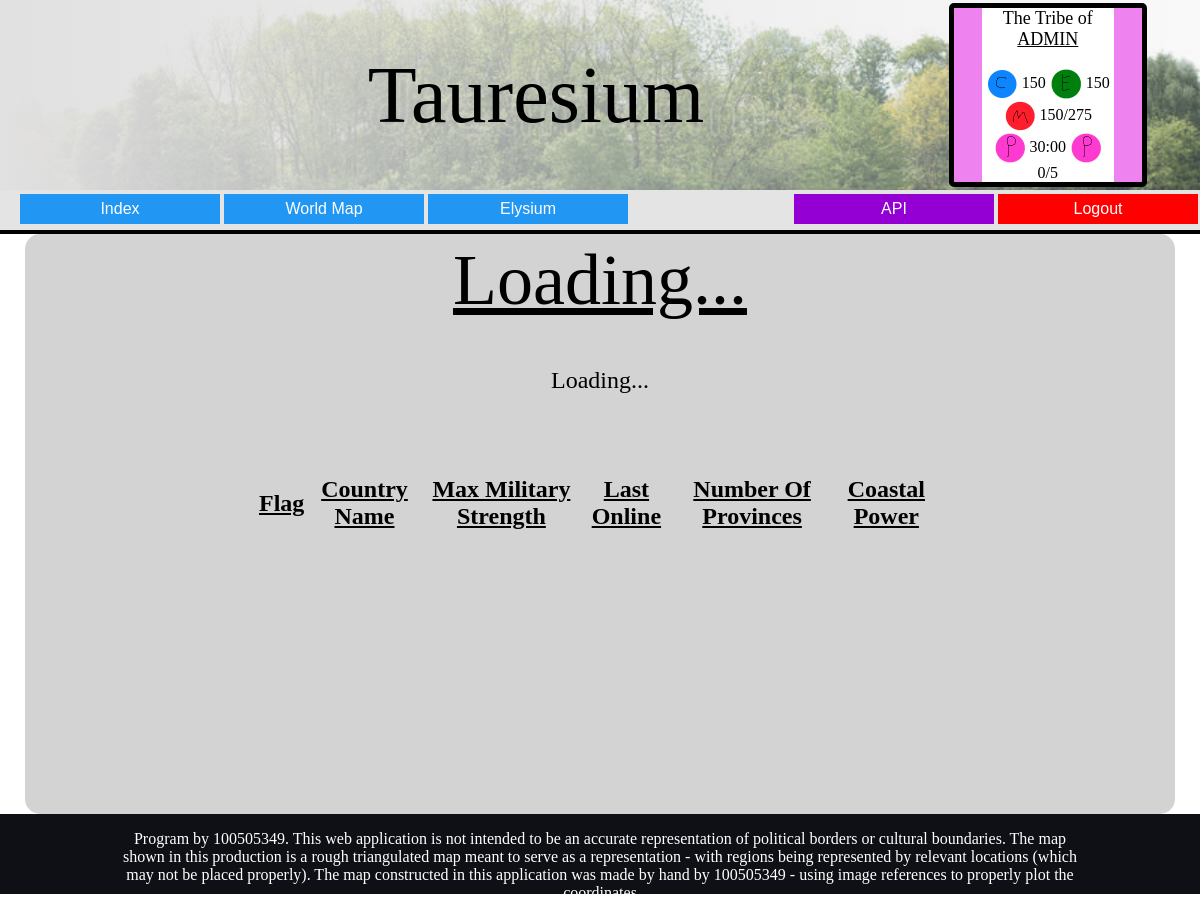
/SessionStats.php (signed in), run on the app's committed database.
### tables this page shows
CREATE TABLE players(
Country_Name varchar(50) PRIMARY KEY NOT NULL,
Hashed_Password varchar(64) NOT NULL,
Country_Type varchar(50) NOT NULL,  
Colour varchar(6) NOT NULL,
World_Code varchar(16) NOT NULL,  
Military_Influence int NOT NULL,
Military_Generation FLOAT NOT NULL,
Culture_Influence int NOT NULL,
Culture_Generation FLOAT NOT NULL,
Economic_Influence int NOT NULL,
Economic_Generation FLOAT NOT NULL,
Last_Event_Time DATETIME NOT NULL,
events_Stacked FLOAT NOT NULL,
Active_Event_ID int,  
Api_Key varchar(16) NOT NULL
);

CREATE TABLE worlds(
World_Code varchar(16) PRIMARY KEY NOT NULL,
World_Name varchar(20) NOT NULL,
MapType varchar(16) NOT NULL,
Speed int NOT NULL,
Capacity int NOT NULL
);

### Scripts/DBLoader.php (called while the page is built, shortened)
<?php
class Database{
	private $host  = 'localhost';
    private $user  = 'root';
    private $password   = "";
    private $database  = "tauresium";
    private $connectionData;
	private $milProvValue = 15;
    public function getConnection()
	{
		$conn = new mysqli($this->host, $this->user, $this->password, $this->database);
		if($conn->connect_error)
		{
			header("Location: ../ErrorPage.php?Error=Connection");
		}
		else
		{
			$this->connectionData = $conn;
			return $conn;
		}
    }
	public function getPlayerStats($PlayerIdentity)
	{
		$stmt = $this->connectionData->prepare("SELECT Country_Name,Country_Type,Colour,World_Code,Military_Influence,Culture_Influence,Economic_Influence,Events_Stacked,Last_Event_Time,Active_Event_ID FROM players WHERE Country_Name = ?;");
		$stmt->bind_param('s', $PlayerIdentity);
		$stmt->execute();
		$result = $stmt->get_result();
		$dataSet = $result->fetch_assoc();
		$stmt = $this->connectionData->prepare("SELECT Title FROM governmentTypes WHERE GovernmentForm = ?;");
		$stmt->bind_param('s', $dataSet['Country_Type']);
		$stmt->execute();
		$result = $stmt->get_result();
		$dataSet['Title'] = $result->fetch_assoc()['Title'];
		$dataSet['MilitaryCapacity'] = $this->GetPlayerMilCap($PlayerIdentity);
		$stmt = $this->connectionData->prepare("SELECT World_Name FROM worlds WHERE World_Code = ?;");
		$stmt->bind_param('s', $dataSet['World_Code']);
		$stmt->execute();
		$result = $stmt->get_result();
		$dataSet['World_Name'] = $result->fetch_assoc()['World_Name'];
		return $dataSet;
	}
	public function GetPlayerMilCap($country)
	{
		$stmt = $this->connectionData->prepare("SELECT (200 + (COUNT(Province_ID) * ?)) FROM province_Occupation WHERE province_Occupation.Country_Name = ?;");
		$stmt->bind_param('is', $this->milProvValue,$country);
		$stmt->execute();
		$result = $stmt->get_result();
		$milCap = $result->fetch_row()[0];
		$milCap = $milCap + $this->GetTotalBuildingMilCap($country);
		return $milCap;
	}
	public function GetTotalBuildingMilCap($player)
	{
		$stmt = $this->connectionData->prepare("SELECT Building_Column_1,Building_Column_2 FROM province_Occupation WHERE Country_Name = ?;");
		$stmt->bind_param('s', $player);
		$stmt->execute();
		$result = $stmt->get_result();
		$unformattedBuildings = $result->fetch_all(MYSQLI_NUM);
		$formattedBuildings = array();
		$bonusCapacity = 0;
		$formattedEntries = 0;
		for($i=0;$i<count($unformattedBuildings);$i++)
		{
			$formattedBuildings[$formattedEntries] = $unformattedBuildings[$i][0];
			$formattedEntries++;
			$formattedBuildings[$formattedEntries] = $unformattedBuildings[$i][1];
			$formattedEntries++;
			for($j=intval($unformattedBuildings[$i][0][1])-1;$j>=0;$j--)
			{
				$formattedBuildings[$formattedEntries] = $unformattedBuildings[$i][0][0] . $j;
				$formattedEntries++;
			}
			for($j=intval($unformattedBuildings[$i][1][1])-1;$j>=0;$j--)
			{
				$formattedBuildings[$formattedEntries] = $unformattedBuildings[$i][1][0] . $j;
				$formattedEntries++;
			}
		}
		for($i=0;$i<count($formattedBuildings);$i++)
		{
			$result = $this->connectionData->query("SELECT Bonus_Mil_Cap FROM buildings WHERE BuildingID = '" . $formattedBuildings[$i] . "';") or die(mysqli_error($this->connectionData));
			$bonusCapacity += intval($result->fetch_row()[0]);
		}
		return $bonusCapacity;
	}
}
?>

### SessionStats.php (the view, shortened to what this page needs)
<!DOCTYPE HTML>
<html>
<head>
<link rel="stylesheet" href="MainStyle.css">
</head>
<body style="background-color:white;margin:0px;">
<?php include_once 'Scripts/PageUpdate.php'?>
<div style="background-color:lightgrey;width:95%;min-height:570px;overflow:auto;text-align:center;border:5px solid lightgrey;border-radius:15px;margin-left:auto;margin-right:auto;" class="InformationText">
	<font id="WorldName" style="font-size:72px;color:black;text-decoration:underline;"> Loading... </font>
	<br><br>
	<div style="width:60%;margin-left:auto;margin-right:auto;">
	<br>
	<font id="WorldCapacity" style="font-size:24px;color:black;">Loading...</font>
	<br>
	<br>
	</div>
	<br><br><br>
	<table id="WorldTable" style="width:60%;margin-left:auto;margin-right:auto;text-align:center;font-size:24px;border-collapse:collapse;">
	<th><u> Flag </u></th>
	<th><u> Country Name  <u></th>
	<th><u> Max Military Strength <u></th>
	<th><u> Last Online <u></th>
	<th><u> Number Of Provinces <u></th>
	<th><u> Coastal Power <u></th>
	</table>
</div>
</body>
</html>

### Scripts/PageUpdate.php (shortened to what this page needs)
<?php
include_once "DBLoader.php";
if(isset($_SESSION['Country']))
{
	include_once 'PageElements/TopBar.php';
}
else
{
	include_once 'PageElements/LoginTopBar.php';
}
?>

### PageElements/TopBar.php (shortened to what this page needs)
<?php include_once "Scripts/DBLoader.php";?>
<?php
$database = new Database();
$player = $_SESSION['Country'];
$playerStats = $database->getPlayerStats($player);
$divStyle = '"background-color: #' . $playerStats['Colour'] . ';border:5px solid black;border-radius:5px;margin-right:50px;color:black;vertical-align:middle;overflow:auto;"';
$eventSpeed = $database->GetEventSpeed($player);
$timeFormat = "i:s";
$timeUntilEventAbsolute = abs((($playerStats['Events_Stacked'] - floor($playerStats['Events_Stacked'])) * ($eventSpeed * 60)) - ($eventSpeed * 60));
if($playerStats['Events_Stacked'] < 5)
{
	$timeLeftFormatted = gmdate($timeFormat,$timeUntilEventAbsolute);
}
else
{
	$timeLeftFormatted = "---";
}
?>
<div>
<div id="LogoDiv" style="background-image:linear-gradient(to left, rgba(226, 225, 225, 0.2), rgba(226, 225, 225, 1)),url('Backgroundimages/Volcano.png');width:100%;min-height:120px;height:min-content;background-position:center;background-size:100%;text-align:center;">
<table style="width:100%;">
<tr>
<td style="width:59%;text-align:right;"> <font style="font-family:Romanus;font-size:80px;"> Tauresium </font> </td>
<td style="width:20%">
</td>
<td>
<div style= <?php echo $divStyle ?>>
<div style="width:70%;background-color:white;margin-left:auto;margin-right:auto;height:min-content;width:content;">
<font style="font-family:Romanus;font-size:18px;"> <?php echo $playerStats['Title']; ?></font>
<br>
<font style="font-family:Romanus;font-size:18px;text-decoration:underline;"> <?php echo $playerStats['Country_Name']; ?></font>
<br><br>
<img src="Assets/CultureIcon.png" style="width:32px;height:32px;vertical-align:middle;"/> <?php echo $playerStats['Culture_Influence'] . " "; ?>
<img src="Assets/EconomicIcon.png" style="width:32px;height:32px;vertical-align:middle;"/> <?php echo $playerStats['Economic_Influence'] . " "; ?>
<img src="Assets/MilitaryIcon.png" style="width:32px;height:32px;vertical-align:middle;"/> <font style="<?php echo ($playerStats['Military_Influence']>=$playerStats['MilitaryCapacity']) ? "color:green;" : "color:black;"?>"> <?php echo $playerStats['Military_Influence'] . "/" . $playerStats['MilitaryCapacity']; ?> </font>
<br>
<img src="Assets/PlaceholderIcon.png" style="width:32px;height:32px;vertical-align:middle;"/> <?php echo $timeLeftFormatted . " "; ?>
<img src="Assets/PlaceholderIcon.png" style="width:32px;height:32px;vertical-align:middle;"/> <font style="<?php echo ($playerStats['Events_Stacked']>=5) ? "color:green;" : "color:black;"?>"> <?php echo floor($playerStats['Events_Stacked']); ?>/5
<br>
</td>
</tr>
</table>
</div>
</div>
<div id="MenuBar" style="background-color:#E4E4E4;width:100%;height:40px;border-bottom:4px solid black;overflow:auto;">
	<button style="margin-left:20px;" class="menuButton" onclick="document.location='index.php'">Index</button>
	<button style="float:right;margin-right:20px;text-align: center;display: inline-block;font-size: 16px;margin: 4px 2px;cursor: pointer;width:200px;height:30px;border:none;font-family:'Helvetica';" class="backButton" onclick="document.location='Scripts/KillSession.php'">Logout</button>
	<button class="menuButton" onclick="document.location='Main.php'">World Map</button>
	<button class="menuButton" onclick="document.location='SessionStats.php'"><?php echo $playerStats['World_Name']; ?></button>
	<button class="apiButton" onclick="document.location='APIuse.php'">API</button>
	<button class="tutorialButton" onclick="document.location='HowToPlay.php'">View Tutorial</button>
</div>

### MainStyle.css (style rules this page uses)
.menuButton { background-color:#2196f3; color: white; text-align: center; display: inline-block; font-size: 16px; margin: 4px 2px; cursor: pointer; width:200px; height:30px; border:none; font-family:'Helvetica'; float:left; }
.backButton { background-color:red; border:5px solid black; color:white; }
.tutorialButton { background-color:#f0ad4e; color: black; text-align: center; display: inline-block; font-size: 16px; margin: 4px 2px; cursor: pointer; width:200px; height:30px; border:none; font-family:'Helvetica'; float:right; }
.apiButton { background-color:#9400D3; color: white; text-align: center; display: inline-block; font-size: 16px; margin: 4px 2px; cursor: pointer; width:200px; height:30px; border:none; font-family:'Helvetica'; float:right; }
.InformationText { font-family:'Tahoma'; }
.Disclaimer { font-family:'Tahoma'; background-color:#0e1015; color:white; width:100%; text-align:center; height:10vh; display:flex; }

### data on the page
players: Country_Name "ADMIN", Culture_Influence "150", Economic_Influence "150", Military_Influence "150", events_Stacked.Speed "30:00", events_Stacked "0"

### other printed values
$playerStats['Title'] "The Tribe of"
$playerStats['MilitaryCapacity'] "275"
$playerStats['World_Name'] "Elysium"
